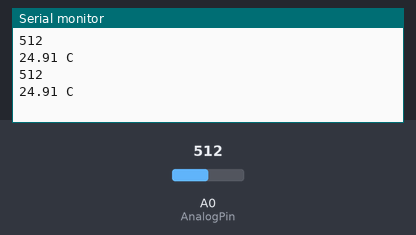
The sketch below on a simulated Arduino Uno, built with avr-gcc and run on an emulated ATmega328P. Shown: the last lines printed to the serial monitor. The inputs (shaded band) are chosen by the test bench; at power-on: A0 (AnalogPin) = 512.

Above: at 1.2 s.
1.3 s: A0 (AnalogPin) set to 716
At 2.6 s:
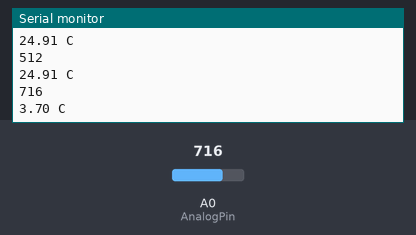
2.8 s: A0 (AnalogPin) set to 900
At 3.5 s:
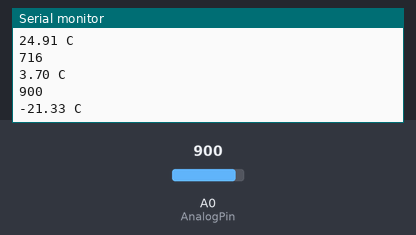
Timing chart, 0 to 5.8 s (numbered marks = the images above; inputs shaded):
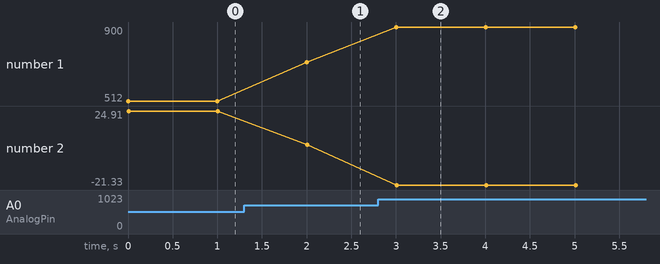

Measured:
- after the input at 1.3 s, the serial monitor: prints a new line after 0.70 s (image 1)
- after the input at 2.8 s, the serial monitor: prints a new line after 0.20 s (image 2)
- plotted number 1: 512 → 716 after the input at 1.3 s, 716 → 900 after the input at 2.8 s
- plotted number 2: 24.91 → 3.7 after the input at 1.3 s, 3.7 → -21.33 after the input at 2.8 s

The sketch:

Analog_temp.ino
```cpp
#include <math.h>
#include <stdio.h>

const int AnalogPin = 0;
const float Rknown = 10000.0; // or 10000; R1 or R2 in a voltage divider? TBA.
const float Vin = 5.0;

double Thermister(int RawADC) { //Best place to put the function: before or after setup()? TBA.
  double Temp1, Temp2, Vout, Runknown1, logRunknown1, Runknown2, logRunknown2, Temp1C;
  double A = 0.0008395; // constant A, B and C from Steinhart–Hart equation
  double B = 0.00025942;
  double C = 0.00000016082;
  Vout = (5.0 / 1023.0) * RawADC;
  Runknown1 = Rknown * (1 / ((Vin / Vout) - 1));
  //Runknown2 = Rknown * ((Vin / Vout) - 1);
  logRunknown1 = log(Runknown1);
  //logRunknown2 =  log(Runknown2);
  Temp1 = 1 / (A + (B + (C * logRunknown1 * logRunknown1)) * logRunknown1);  //gives correct value as temperature rises on touch of figure to the sensor
  //Temp2 = 1 / (A + (B + (C * logRunknown2 * logRunknown2)) * logRunknown2);  //temp decreases when toched by fingures
  //Temp = log(((10240000/RawADC) - 10000));
  ////Temp = log(1000.0 / (1024.0/ RawADC -1));
  //Temp = 1 / (0.001129148 + (0.000234125 + (0.0000000876741 * Temp * Temp ))* Temp );
  //Temp = Temp - 273.15;// Convert Kelvin to Celcius
  return Temp1 - 273.15;
}
void setup() {
  Serial.begin(9600);

}
void loop() {
  Serial.println(analogRead(AnalogPin));
  Serial.print(Thermister(analogRead(AnalogPin)));
  Serial.println(" C");
  delay(1000);
}
```
